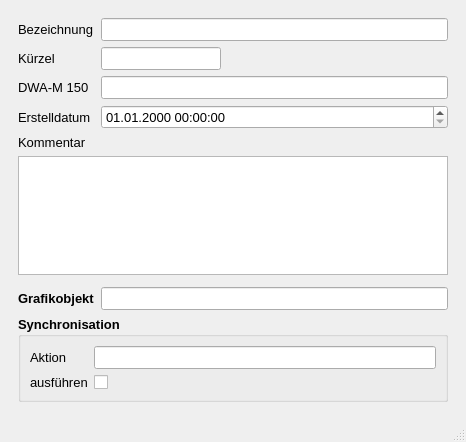
<?xml version="1.0" encoding="UTF-8"?>
<ui version="4.0">
 <class>MainWindow</class>
 <widget class="QMainWindow" name="MainWindow">
  <property name="geometry">
   <rect>
    <x>0</x>
    <y>0</y>
    <width>466</width>
    <height>442</height>
   </rect>
  </property>
  <property name="sizePolicy">
   <sizepolicy hsizetype="Expanding" vsizetype="Preferred">
    <horstretch>0</horstretch>
    <verstretch>0</verstretch>
   </sizepolicy>
  </property>
  <property name="minimumSize">
   <size>
    <width>0</width>
    <height>0</height>
   </size>
  </property>
  <property name="maximumSize">
   <size>
    <width>1000</width>
    <height>500</height>
   </size>
  </property>
  <property name="font">
   <font>
    <family>Tahoma</family>
    <pointsize>10</pointsize>
   </font>
  </property>
  <property name="windowTitle">
   <string>Knotenarten (M150)</string>
  </property>
  <property name="layoutDirection">
   <enum>Qt::LeftToRight</enum>
  </property>
  <widget class="QWidget" name="centralwidget">
   <property name="sizePolicy">
    <sizepolicy hsizetype="Expanding" vsizetype="Preferred">
     <horstretch>0</horstretch>
     <verstretch>0</verstretch>
    </sizepolicy>
   </property>
   <layout class="QHBoxLayout" name="horizontalLayout">
    <item>
     <widget class="QScrollArea" name="scrollArea">
      <property name="frameShape">
       <enum>QFrame::NoFrame</enum>
      </property>
      <property name="frameShadow">
       <enum>QFrame::Plain</enum>
      </property>
      <property name="lineWidth">
       <number>0</number>
      </property>
      <property name="widgetResizable">
       <bool>true</bool>
      </property>
      <widget class="QWidget" name="scrollAreaWidgetContents">
       <property name="geometry">
        <rect>
         <x>0</x>
         <y>0</y>
         <width>448</width>
         <height>403</height>
        </rect>
       </property>
       <layout class="QFormLayout" name="formLayout">
        <item row="1" column="0">
         <widget class="QLabel" name="label_2">
          <property name="font">
           <font>
            <family>Tahoma</family>
            <pointsize>10</pointsize>
           </font>
          </property>
          <property name="text">
           <string>Bezeichnung</string>
          </property>
          <property name="alignment">
           <set>Qt::AlignLeading|Qt::AlignLeft|Qt::AlignVCenter</set>
          </property>
         </widget>
        </item>
        <item row="1" column="1">
         <widget class="QLineEdit" name="bezqkan">
          <property name="toolTip">
           <string>&lt;html&gt;&lt;head/&gt;&lt;body&gt;&lt;p&gt;Eindeutige Bezeichnung&lt;/p&gt;&lt;/body&gt;&lt;/html&gt;</string>
          </property>
          <property name="statusTip">
           <string>Eindeutige Bezeichnung</string>
          </property>
          <property name="text">
           <string/>
          </property>
         </widget>
        </item>
        <item row="2" column="0">
         <widget class="QLabel" name="label_8">
          <property name="font">
           <font>
            <family>Tahoma</family>
            <pointsize>10</pointsize>
           </font>
          </property>
          <property name="text">
           <string>&lt;html&gt;&lt;head/&gt;&lt;body&gt;&lt;p&gt;Kürzel&lt;/p&gt;&lt;/body&gt;&lt;/html&gt;</string>
          </property>
          <property name="alignment">
           <set>Qt::AlignLeading|Qt::AlignLeft|Qt::AlignVCenter</set>
          </property>
         </widget>
        </item>
        <item row="2" column="1">
         <widget class="QLineEdit" name="kuerzel">
          <property name="enabled">
           <bool>true</bool>
          </property>
          <property name="sizePolicy">
           <sizepolicy hsizetype="Preferred" vsizetype="Fixed">
            <horstretch>0</horstretch>
            <verstretch>0</verstretch>
           </sizepolicy>
          </property>
          <property name="minimumSize">
           <size>
            <width>120</width>
            <height>0</height>
           </size>
          </property>
          <property name="maximumSize">
           <size>
            <width>100</width>
            <height>16777215</height>
           </size>
          </property>
          <property name="font">
           <font>
            <family>Tahoma</family>
            <pointsize>10</pointsize>
           </font>
          </property>
          <property name="toolTip">
           <string>&lt;html&gt;&lt;head/&gt;&lt;body&gt;&lt;p&gt;Nr. des Entwässerungssystems entspr. Kanal++&lt;/p&gt;&lt;/body&gt;&lt;/html&gt;</string>
          </property>
          <property name="statusTip">
           <string>Nr. des Entwässerungssystems entspr. Kanal++</string>
          </property>
          <property name="layoutDirection">
           <enum>Qt::RightToLeft</enum>
          </property>
          <property name="autoFillBackground">
           <bool>false</bool>
          </property>
          <property name="text">
           <string/>
          </property>
          <property name="frame">
           <bool>true</bool>
          </property>
         </widget>
        </item>
        <item row="3" column="0">
         <widget class="QLabel" name="label_9">
          <property name="font">
           <font>
            <family>Tahoma</family>
            <pointsize>10</pointsize>
           </font>
          </property>
          <property name="text">
           <string>&lt;html&gt;&lt;head/&gt;&lt;body&gt;&lt;p&gt;DWA-M 150&lt;/p&gt;&lt;/body&gt;&lt;/html&gt;</string>
          </property>
          <property name="alignment">
           <set>Qt::AlignLeading|Qt::AlignLeft|Qt::AlignVCenter</set>
          </property>
         </widget>
        </item>
        <item row="3" column="1">
         <widget class="QLineEdit" name="bezext">
          <property name="enabled">
           <bool>true</bool>
          </property>
          <property name="font">
           <font>
            <family>Tahoma</family>
            <pointsize>10</pointsize>
           </font>
          </property>
          <property name="toolTip">
           <string>&lt;html&gt;&lt;head/&gt;&lt;body&gt;&lt;p&gt;Nr. des Entwässerungssystems entspr. Kanal++&lt;/p&gt;&lt;/body&gt;&lt;/html&gt;</string>
          </property>
          <property name="statusTip">
           <string>Nr. des Entwässerungssystems entspr. Kanal++</string>
          </property>
          <property name="layoutDirection">
           <enum>Qt::RightToLeft</enum>
          </property>
          <property name="autoFillBackground">
           <bool>false</bool>
          </property>
          <property name="text">
           <string/>
          </property>
          <property name="frame">
           <bool>true</bool>
          </property>
         </widget>
        </item>
        <item row="4" column="0">
         <widget class="QLabel" name="label_71">
          <property name="font">
           <font>
            <family>Tahoma</family>
            <pointsize>10</pointsize>
           </font>
          </property>
          <property name="text">
           <string>Erstelldatum</string>
          </property>
         </widget>
        </item>
        <item row="4" column="1">
         <widget class="QgsDateTimeEdit" name="createdat">
          <property name="font">
           <font>
            <family>Tahoma</family>
            <pointsize>10</pointsize>
           </font>
          </property>
          <property name="currentSection">
           <enum>QDateTimeEdit::DaySection</enum>
          </property>
          <property name="displayFormat">
           <string>dd.MM.yyyy HH:mm:ss</string>
          </property>
         </widget>
        </item>
        <item row="5" column="0">
         <widget class="QLabel" name="label_4">
          <property name="text">
           <string>Kommentar</string>
          </property>
          <property name="alignment">
           <set>Qt::AlignLeading|Qt::AlignLeft|Qt::AlignVCenter</set>
          </property>
         </widget>
        </item>
        <item row="6" column="0" colspan="2">
         <widget class="QTextEdit" name="bemerkung">
          <property name="toolTip">
           <string>&lt;html&gt;&lt;head/&gt;&lt;body&gt;&lt;p&gt;Platz für eigene Kommentare.&lt;/p&gt;&lt;/body&gt;&lt;/html&gt;</string>
          </property>
          <property name="statusTip">
           <string>Platz für eigene Kommentare.</string>
          </property>
         </widget>
        </item>
        <item row="9" column="0">
         <spacer name="verticalSpacer">
          <property name="orientation">
           <enum>Qt::Vertical</enum>
          </property>
          <property name="sizeHint" stdset="0">
           <size>
            <width>20</width>
            <height>40</height>
           </size>
          </property>
         </spacer>
        </item>
        <item row="12" column="0">
         <widget class="QLabel" name="label_3">
          <property name="sizePolicy">
           <sizepolicy hsizetype="Preferred" vsizetype="Preferred">
            <horstretch>0</horstretch>
            <verstretch>0</verstretch>
           </sizepolicy>
          </property>
          <property name="font">
           <font>
            <family>Tahoma</family>
            <pointsize>10</pointsize>
            <weight>75</weight>
            <bold>true</bold>
           </font>
          </property>
          <property name="text">
           <string>Grafikobjekt</string>
          </property>
          <property name="alignment">
           <set>Qt::AlignLeading|Qt::AlignLeft|Qt::AlignVCenter</set>
          </property>
         </widget>
        </item>
        <item row="12" column="1">
         <widget class="QLineEdit" name="objekt">
          <property name="toolTip">
           <string>&lt;html&gt;&lt;head/&gt;&lt;body&gt;&lt;p&gt;Eindeutige Bezeichnung&lt;/p&gt;&lt;/body&gt;&lt;/html&gt;</string>
          </property>
          <property name="statusTip">
           <string>Eindeutige Bezeichnung</string>
          </property>
          <property name="text">
           <string/>
          </property>
         </widget>
        </item>
        <item row="13" column="0" colspan="2">
         <widget class="QGroupBox" name="groupBox">
          <property name="font">
           <font>
            <family>Tahoma</family>
            <pointsize>10</pointsize>
            <weight>75</weight>
            <bold>true</bold>
           </font>
          </property>
          <property name="title">
           <string>Synchronisation</string>
          </property>
          <layout class="QFormLayout" name="formLayout_3">
           <item row="0" column="0">
            <widget class="QLabel" name="label_20">
             <property name="font">
              <font>
               <family>Tahoma</family>
               <pointsize>10</pointsize>
               <weight>50</weight>
               <bold>false</bold>
              </font>
             </property>
             <property name="text">
              <string>Aktion</string>
             </property>
            </widget>
           </item>
           <item row="0" column="1">
            <widget class="QLineEdit" name="aktion_2">
             <property name="toolTip">
              <string>&lt;html&gt;&lt;head/&gt;&lt;body&gt;&lt;p&gt;Maßnahme zur Synchronisation&lt;/p&gt;&lt;/body&gt;&lt;/html&gt;</string>
             </property>
             <property name="statusTip">
              <string>Maßnahme zur Synchronisation</string>
             </property>
            </widget>
           </item>
           <item row="1" column="1">
            <widget class="QCheckBox" name="status_2">
             <property name="sizePolicy">
              <sizepolicy hsizetype="Maximum" vsizetype="Fixed">
               <horstretch>0</horstretch>
               <verstretch>0</verstretch>
              </sizepolicy>
             </property>
             <property name="font">
              <font>
               <family>Tahoma</family>
               <pointsize>10</pointsize>
               <weight>50</weight>
               <bold>false</bold>
              </font>
             </property>
             <property name="toolTip">
              <string>Synchronisation aktivieren</string>
             </property>
             <property name="statusTip">
              <string>Synchronisation aktivieren</string>
             </property>
             <property name="layoutDirection">
              <enum>Qt::RightToLeft</enum>
             </property>
             <property name="text">
              <string/>
             </property>
            </widget>
           </item>
           <item row="1" column="0">
            <widget class="QLabel" name="label_16">
             <property name="font">
              <font>
               <family>Tahoma</family>
               <pointsize>10</pointsize>
               <weight>50</weight>
               <bold>false</bold>
              </font>
             </property>
             <property name="text">
              <string>ausführen</string>
             </property>
            </widget>
           </item>
          </layout>
         </widget>
        </item>
       </layout>
      </widget>
     </widget>
    </item>
   </layout>
  </widget>
  <widget class="QStatusBar" name="statusbar"/>
 </widget>
 <customwidgets>
  <customwidget>
   <class>QgsDateTimeEdit</class>
   <extends>QDateTimeEdit</extends>
   <header>qgsdatetimeedit.h</header>
  </customwidget>
 </customwidgets>
 <tabstops>
  <tabstop>bezqkan</tabstop>
  <tabstop>bemerkung</tabstop>
 </tabstops>
 <resources/>
 <connections/>
</ui>
